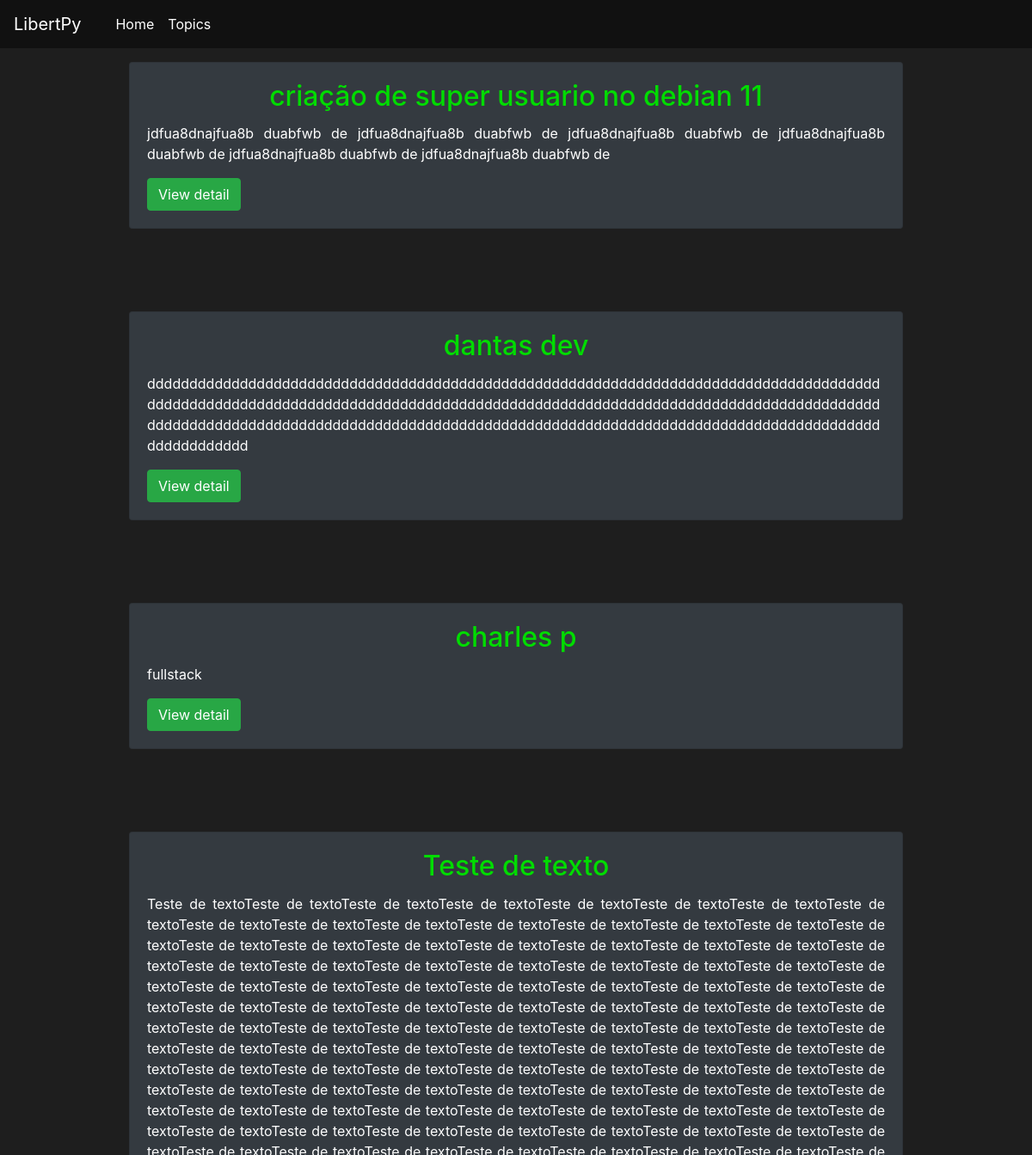
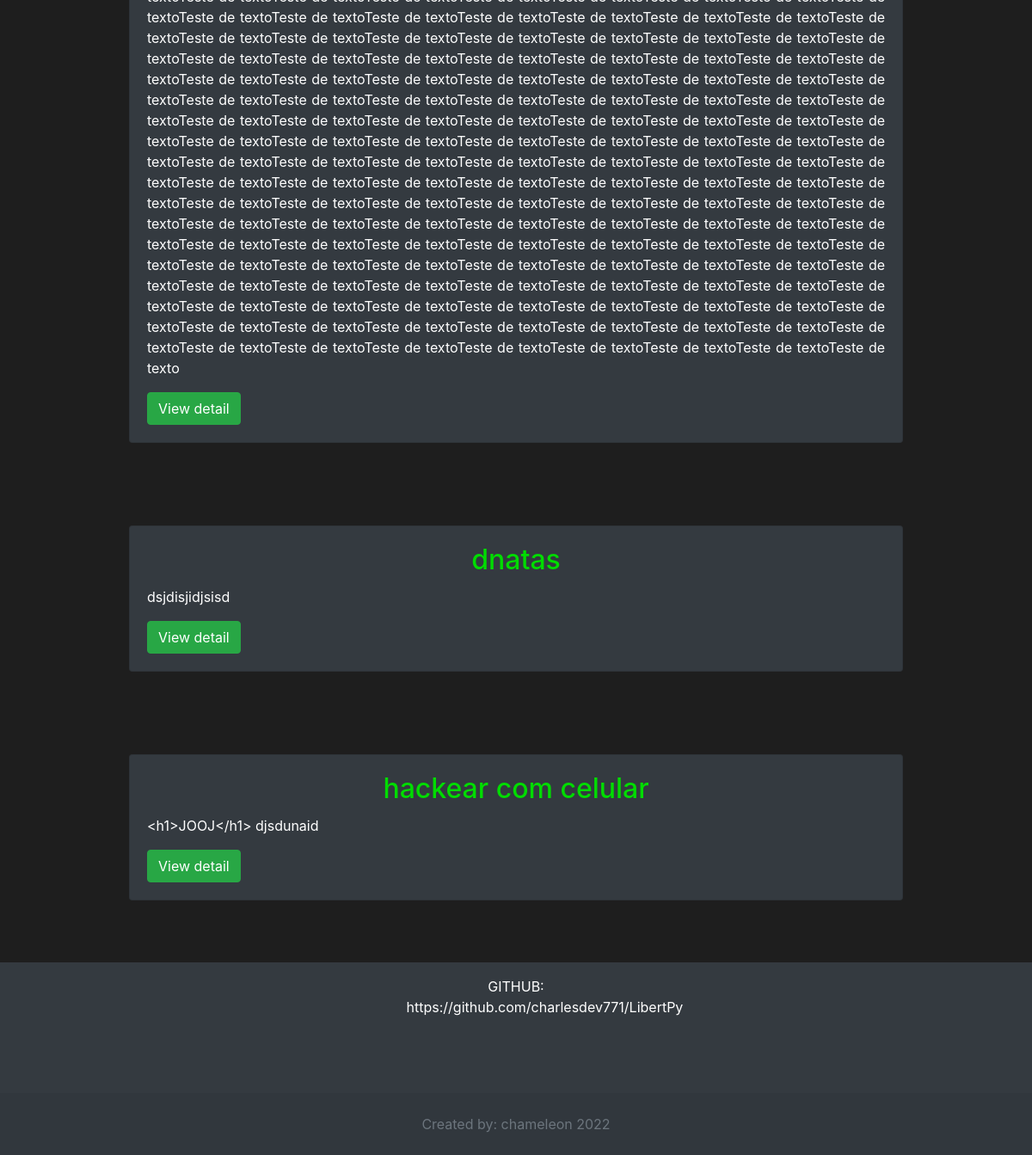
/topics_view/, run on an earlier commit of the app's database (2 pictures, top to bottom).
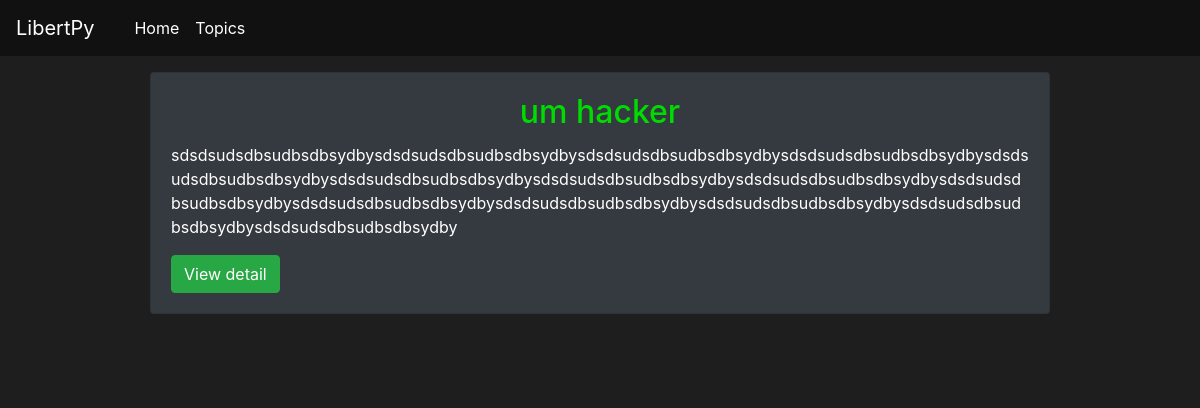
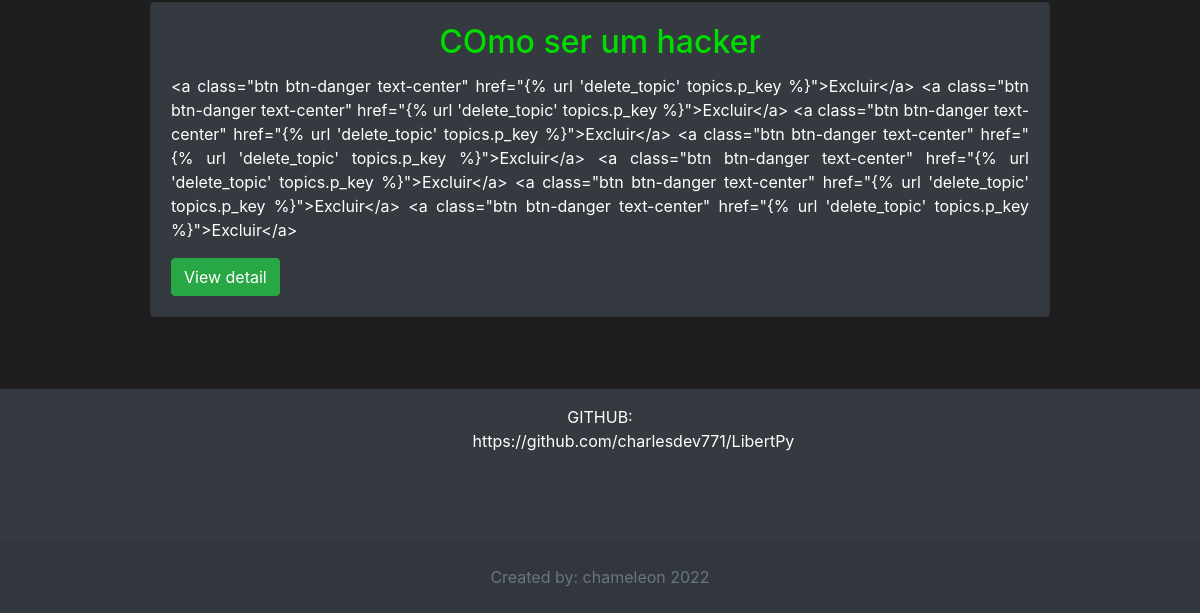
And on a later commit of the database (2 pictures, top to bottom).
### core/models.py (models this page shows, shortened)
class Topics(models.Model):
    p_key = models.IntegerField(max_length=20, primary_key=True)
    title_topic = models.CharField(max_length=100)
    text_topic = models.CharField(max_length=300)

### core/views.py (the view)
# urls.py: path('topics_view/', topics_view, name='topics_view'),
def topics_view(request):
    try:
        topics = Topics.objects.all()
        return render(request, 'pages/topics.html', {"topics":topics})
    except Exception as error:
        return HttpResponse(error)

### core/templates/pages/topics.html (shortened to what this page needs)
{% load static %}
<!doctype html>
<html lang="pt-br">
  <head>
      <link rel="stylesheet" href="https://stackpath.bootstrapcdn.com/bootstrap/4.3.1/css/bootstrap.min.css">
    <link rel="stylesheet" href="{% static 'style.css' %}">
  </head>
  <body>
    <nav class="navbar navbar-expand-lg navbar-dark fixed-top navbar-black">
      <a class="navbar-brand" href="{% url 'home' %}">LibertPy</a>
      <div class="collapse navbar-collapse" id="drop">
        <ul class="navbar-nav ml-3">
          <li class="nav-item">
            <a class="nav-link active link-houver" href="{% url 'home' %}">Home</a>
          </li>
          <li class="nav-item">
            <a class="nav-link active" href="{% url 'topics_view' %}">Topics</a>
          </li>
          <div class="container row">
          </div>
        </ul>
      </div>
    </nav>
    {% for topic in topics  %}
      {% if not topic %}
          <h1 class="text-center text-dark display-1">
            Error in exibition of data
          </h1>
      {% else %}
      <section class="mt-5" id="topics">
          <div class="container-fluid">
            <div class="row justify-content-center">
                <article class="card bord-card imagem-card p-0 m-4 col-12 col-md-9 bg-dark">
                    <div class="card-body">
                      <h2 class="card-title text-center">{{ topic.title_topic }}</h2>
                      <p class="card-text text-justify text-white">{{topic.text_topic}}</p>
                      <a class="btn btn-success text-center" href="{% url 'view_detail' topic.p_key%}">View detail</a>
                    </div>
                </article>
            </div>
          </div>
        </section>
      {% endif %}
    {% endfor %}
<footer class="text-center text-lg-start bg-dark text-muted">
  <section class="">
    <div class="container text-center text-md-start mt-5">
      <div class="row mt-3">
        <div class="col-md-3 col-lg-4 col-xl-3 mx-auto mb-4 ">
          <p class="text-white mt-3">
            GITHUB: https://github.com/charlesdev771/LibertPy
          </p>
        </div>
      </div>
    </div>
  </section>
    <div class="text-center p-4 mt-5" style="background-color: rgba(0, 0, 0, 0.05);">
      <a class="text-reset fw-bold" href="https://mdbootstrap.com/">Created by: chameleon 2022</a>
    </div>
  </footer>
  </body>
</html>

### core/css/style.css (style rules this page uses)
body { background-color: rgb(30, 30, 30); }
.navbar-black { background-color: #111; }
h2 { color: rgb(0, 220, 0); }
article { background-color: rgb(50, 50, 50); }
footer { margin-top: 0px; }

What changed in the data, as far as the page shows it:
removed Topics: title_topic "criação de super usuario no debian 11", text_topic "jdfua8dnajfua8b duabfwb de jdfua8dnajfua8b duabfwb de jdfua8dnajfua8b duabfwb de jdfua8dnajfua8b duabfwb de jdfua8dnajfua8b duabfwb de jdfua8dnajfua8b duabfwb de"
removed Topics: title_topic "dantas dev", text_topic "ddddddddddddddddddddddddddddddddddddddddddddddddddddddddddddddddddddddddddddddddddddddddddddddddddddddddddddddddddddddddddddddddddddddddddddddddddddddddddddddddddddddddddddddddddddddddddddddddddddddddddddddddddddddddddddddddddddddddddddddddddddddddddddddddddddddddddddddddd"
removed Topics: title_topic "charles p", text_topic "fullstack"
removed Topics: title_topic "Teste de texto", text_topic "Teste de textoTeste de textoTeste de textoTeste de textoTeste de textoTeste de textoTeste de textoTeste de textoTeste de textoTeste de textoTeste de textoTeste de textoTeste de textoTeste de textoTeste de textoTeste de textoTeste de textoTeste de textoTeste de textoTeste de textoTeste de textoTeste de textoTeste de textoTeste de textoTeste de textoTeste de textoTeste de textoTeste de textoTeste de textoTeste de textoTeste de textoTeste de textoTeste de textoTeste de textoTeste de textoTeste de textoTeste de textoTeste de textoTeste de textoTeste de textoTeste de textoTeste de textoTeste de textoTeste de textoTeste de textoTeste de textoTeste de textoTeste de textoTeste de textoTeste de…"
removed Topics: title_topic "dnatas", text_topic "dsjdisjidjsisd"
removed Topics: title_topic "hackear com celular", text_topic "<h1>JOOJ</h1> djsdunaid"
added Topics: title_topic "um hacker", text_topic "sdsdsudsdbsudbsdbsydbysdsdsudsdbsudbsdbsydbysdsdsudsdbsudbsdbsydbysdsdsudsdbsudbsdbsydbysdsdsudsdbsudbsdbsydbysdsdsudsdbsudbsdbsydbysdsdsudsdbsudbsdbsydbysdsdsudsdbsudbsdbsydbysdsdsudsdbsudbsdbsydbysdsdsudsdbsudbsdbsydbysdsdsudsdbsudbsdbsydbysdsdsudsdbsudbsdbsydbysdsdsudsdbsudbsdbsydbysdsdsudsdbsudbsdbsydby"
added Topics: title_topic "COmo ser um hacker", text_topic "<a class=\"btn btn-danger text-center\" href=\"{% url 'delete_topic' topics.p_key %}\">Excluir</a> <a class=\"btn btn-danger text-center\" href=\"{% url 'delete_topic' topics.p_key %}\">Excluir</a> <a class=\"btn btn-danger text-center\" href=\"{% url 'delete_topic' topics.p_key %}\">Excluir</a> <a class=\"btn btn-danger text-center\" href=\"{% url 'delete_topic' topics.p_key %}\">Excluir</a> <a class=\"btn btn-danger text-center\" href=\"{% url 'delete_topic' topics.p_key %}\">Excluir</a> <a class=\"btn btn-danger text-center\" href=\"{% url 'delete_topic' topics.p_key %}\">Excluir</a> <a class=\"btn btn-danger text-center\" href=\"{% url 'delete_topic' topics.p_key %}\">Excluir</a>"
